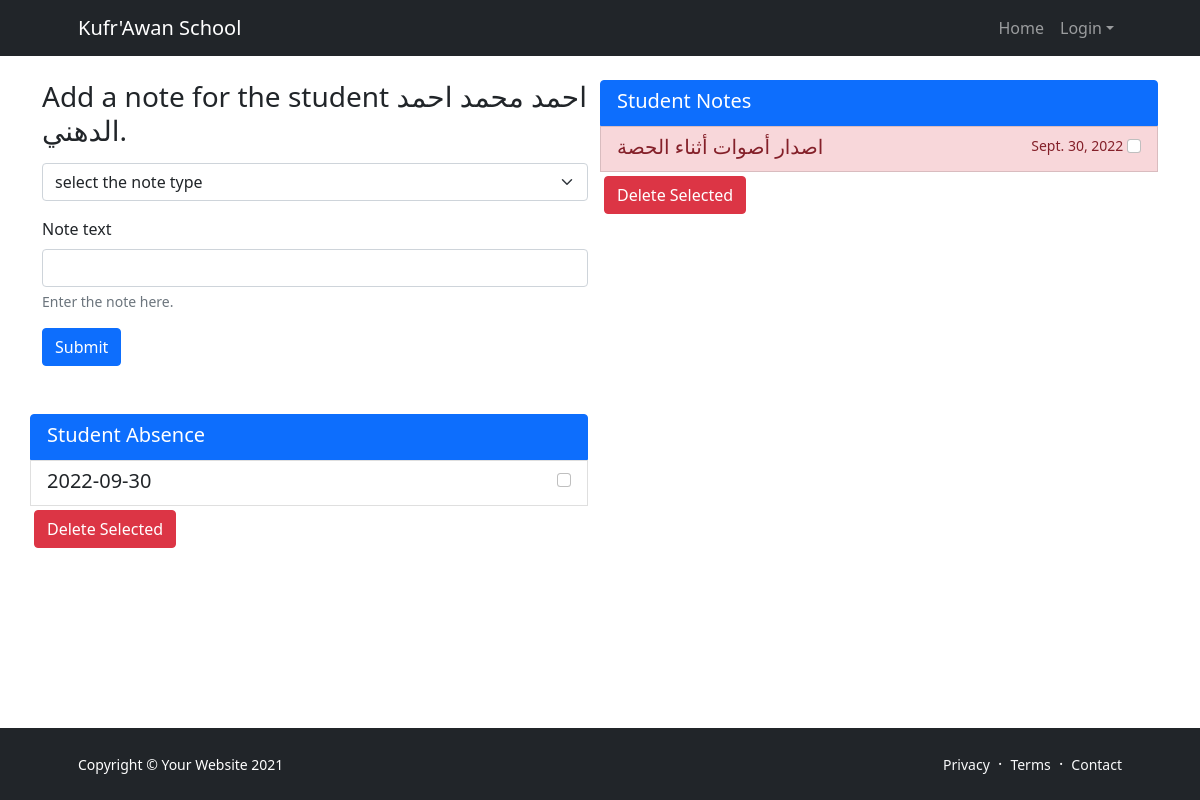
Before: /students_tabels/singel_student/47/ with the older database file.
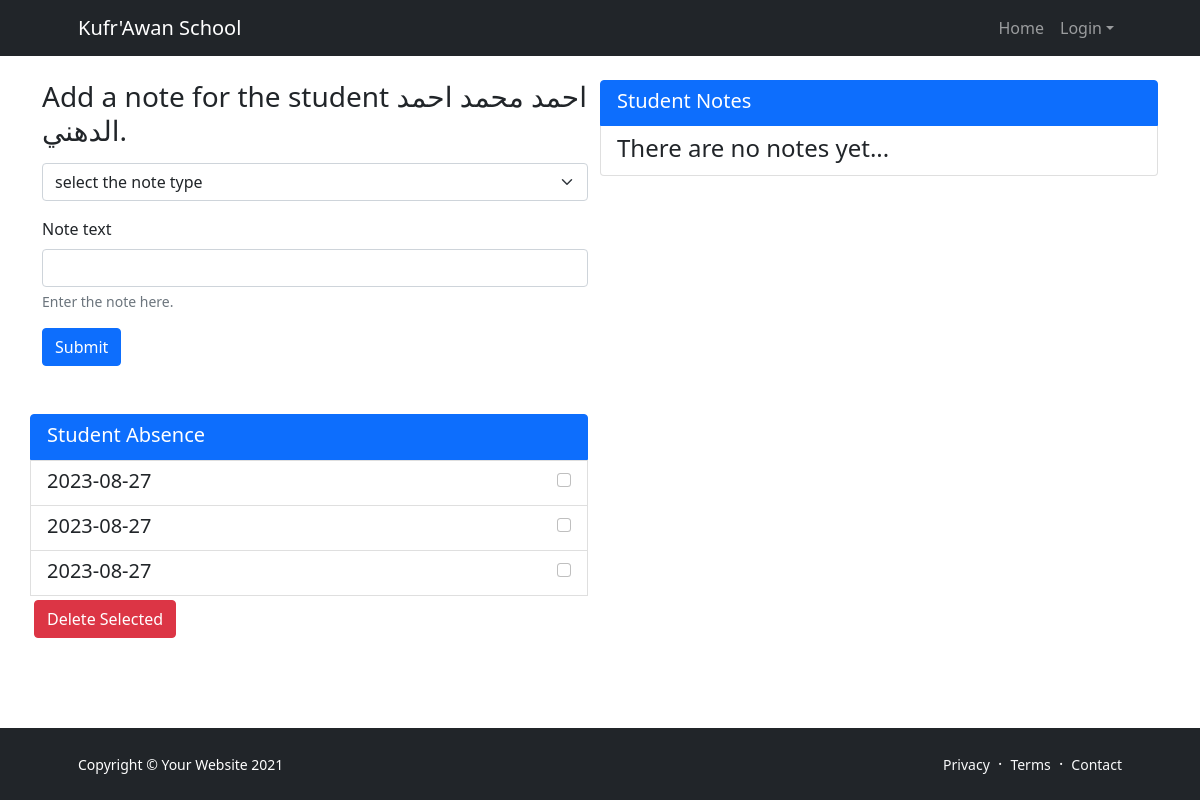
After: the same page with the newer database file.
### grade/models.py (models this page shows, shortened)
class Student(models.Model):
    full_name = models.CharField(max_length=100, unique=True)
    national_id = models.CharField(verbose_name="national id", max_length=10,
                                   validators=[validate_digit_length], unique=True, null=True)
    grade = models.ForeignKey(Grade, null=True, on_delete=models.SET_NULL)
    section = models.ForeignKey(Section, null=True, on_delete=models.SET_NULL)
    group = models.ForeignKey(Group, null=True, on_delete=models.SET_NULL, blank=True)
    profile_pic = models.FileField(null=True, blank=True)
    mobile = models.OneToOneField(Phone, on_delete=models.SET_NULL, null=True, blank=True)
    def __str__(self):
        return self.full_name

class StudentNote(models.Model):
    student = models.ForeignKey(Student, null=True, on_delete=models.CASCADE)
    note = models.CharField(max_length=500)
    note_type = models.ForeignKey(StudentNoteType, null=True, on_delete=models.SET_NULL)
    note_date = models.DateField(auto_now=True)
    visible_to_student = models.BooleanField(default=False)

class Absence(models.Model):
    student = models.ForeignKey(Student, on_delete=models.CASCADE)
    absence_date = models.DateField(auto_now=True)
    absence_reason = models.CharField(max_length=225, default="")
    absence_acceptance = models.BooleanField(default=False)

### grade/views.py (the view, shortened to what this page needs)
# urls.py: path('students_tabels/singel_student/<int:student_id>/', views.edit_student_information
def edit_student_information(request, student_id):
    if not request.user.is_staff:
        redirect("index")
    student = Student.objects.get(id=student_id)
    return render(request, "student_edit.html", {
        "student_id": student_id,
        "student": student,
        "note_types": StudentNoteType.objects.all(),
        "notes": StudentNote.objects.filter(student=student),
        "absences": Absence.objects.filter(student=student)})

### grade/templates/student_edit.html (shortened to what this page needs)
{% extends '__bass.html' %}
{% block contant %}
    <div class="container">
        <div class="row">
            <div class="col-lg-6">
                <div class="my-4">
                    <form method="POST" name="add_note">
                        <div class="mb-3">
                            <h3> Add a note for the student {{ student.full_name }}. </h3>
                        </div>
                        <div class="mb-3">
                            <select class="form-select" aria-label="Default select example" name="note_type">
                                <option disabled selected>select the note type</option>
                            </select>
                        </div>
                        <div class="mb-3">
                            <label for="note_text" class="form-label">Note text</label>
                            <input type="text" class="form-control" name="note_text" aria-describedby="note_text">
                            <div id="note_text" class="form-text">Enter the note here.</div>
                        </div>
                        <button type="submit" class="btn btn-primary">Submit</button>
                    </form>
                </div>
            </div>
            <div class="list-group col col-lg-6 my-4">
                <span class="list-group-item list-group-item-action flex-column align-items-start active">
                    <div class="d-flex w-100 justify-content-between">
                        <h5 class="mb-1">Student Notes</h5>
                    </div>
                </span>
                {% if notes %}
                <form method="POST" id="delete_notes" name="delete_notes">
                    {% for note in notes %}
                        <span
                                class="list-group-item list-group-item-action flex-column align-items-start list-group-item-{{ note.note_type.tag }}">
                            <div class="d-flex w-100 justify-content-between">
                                <h5 class="mb-1">{{ note.note }}</h5>
                                <small>{{ note.note_date }} <input class="form-check-input note-checkbox"
                                                                   type="checkbox" name="deleted_notes_list"
                                                                   value="{{ note.id }}" id="{{ note.id }}">
                                </small>
                            </div>
                        </span>
                    {% endfor %}
                        <button type="submit" name="del_note_list" id="delete" class="btn btn-danger m-1">
                            Delete Selected</button>
                        </form>
                {% else %}
                    <span
                            class="list-group-item list-group-item-action flex-column align-items-start">
                        <div class="d-flex w-100 justify-content-between">
                            <h4 class="mb-1">There are no notes yet...</h4>
                        </div>
                    </span>
                {% endif %}
            </div>
            <div class="list-group col col-lg-6 my-4">
                <span class="list-group-item list-group-item-action flex-column align-items-start active">
                    <div class="d-flex w-100 justify-content-between">
                        <h5 class="mb-1">Student Absence</h5>
                    </div>
                </span>
                {% if absences %}
                    <form method="POST" name="absence">
                        {% for absence in absences %}
                            <div
                                    class="list-group-item list-group-item-action flex-column align-items-start list-group-item-{{ note.note_type.tag }}">
                                <div class="d-flex w-100 justify-content-between">
                                    <h5 class="mb-1">{{ absence.absence_date.isoformat }}  </h5>
                                    <small>{{ note.note_date }} <input class="form-check-input note-checkbox"
                                                                       type="checkbox" name="absences"
                                                                       value="{{ absence.id }}" id="{{ absence.id }}">
                                    </small>
                                </div>
                            </div>
                        {% endfor %}
                    <button type="submit" name="del_absence_list" id="delete2" class="btn btn-danger m-1">
                            Delete Selected</button>
                    </form>
                {% else %}
                    <div class="list-group-item list-group-item-action flex-column align-items-start">
                        <div class="d-flex w-100 justify-content-between">
                            <h4 class="mb-1">There are no absences yet...</h4>
                        </div>
                    </div>
                {% endif %}
            </div>
        </div>
    </div>
{% endblock %}

### templates/__bass.html (shortened to what this page needs)
{% load static %}
<!DOCTYPE html>
<html lang="en">
<head>
    <link href="https://cdn.jsdelivr.net/npm/bootstrap-icons@1.5.0/font/bootstrap-icons.css" rel="stylesheet"/>
    <link href="{% static "css/styles.css" %}" rel="stylesheet"/>
    <link rel="stylesheet" href="{% static "css/custom.css" %}">
</head>
<body class="d-flex flex-column h-100">
<main class="flex-shrink-0">
    <nav class="navbar navbar-expand-lg navbar-dark bg-dark">
        <div class="container px-5">
            <a class="navbar-brand" href="{% url 'index' %}">Kufr'Awan School</a>
            <div class="collapse navbar-collapse" id="navbarSupportedContent">
                <ul class="navbar-nav ms-auto mb-2 mb-lg-0">
                    <li class="nav-item"><a class="nav-link" href="{% url 'index' %}">Home</a></li>
                    {% if user.is_authenticated %}
                        <li class="nav-item dropdown">
                            <a class="nav-link dropdown-toggle" id="navbarDropdownPortfolio" href="#" role="button"
                               data-bs-toggle="dropdown" aria-expanded="false">Welcome {{ user.first_name }}</a>
                            <ul class="dropdown-menu dropdown-menu-end" aria-labelledby="navbarDropdownPortfolio">
                                <li><a class="dropdown-item" href="{% url "profile" %}">Your Profile</a></li>
                                <li><a class="dropdown-item" href="{% url "logout" %}">Logout</a></li>
                            </ul>
                        </li>
                    {% else %}
                        <li class="nav-item dropdown">
                            <a class="nav-link dropdown-toggle" id="navbarDropdownPortfolio" href="#" role="button"
                               data-bs-toggle="dropdown" aria-expanded="false">Login</a>
                        </li>
                    {% endif %}
                </ul>
            </div>
        </div>
    </nav>
    {% block contant %}
    {% endblock %}
</main>
<footer class="bg-dark py-4 mt-auto">
    <div class="container px-5">
        <div class="row align-items-center justify-content-between flex-column flex-sm-row">
            <div class="col-auto">
                <div class="small m-0 text-white">Copyright &copy; Your Website 2021</div>
            </div>
            <div class="col-auto">
                <a class="link-light small" href="#!">Privacy</a>
                <span class="text-white mx-1">&middot;</span>
                <a class="link-light small" href="#!">Terms</a>
                <span class="text-white mx-1">&middot;</span>
                <a class="link-light small" href="#!">Contact</a>
            </div>
        </div>
    </div>
</footer>
</body>
</html>

### static/css/custom.css (style rules this page uses)
a:link { text-decoration: none; }

Changed rows visible on the page:
removed StudentNote: note "اصدار أصوات أثناء الحصة", note_date "Sept. 30, 2022"
removed Absence: absence_date "2022-09-30"
added Absence: absence_date "2023-08-27"
added Absence: absence_date "2023-08-27"
added Absence: absence_date "2023-08-27"
Other visible differences:
text no longer shown: "Delete Selected"
text now shown: "There are no notes yet..."
